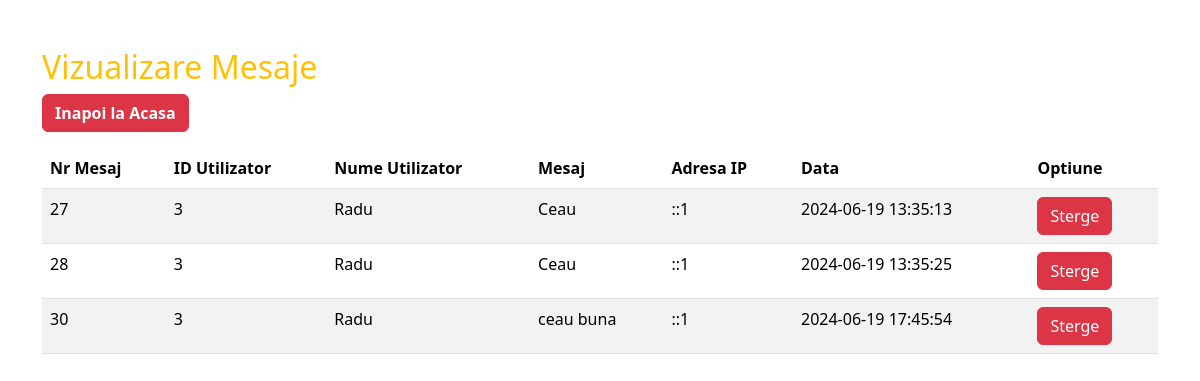
/Licenta2024/magazin_online/admin_area/view_messages_admin.php, run on the app's committed database.
### tables this page shows
CREATE TABLE `user_messages` (
  `id` int(11) NOT NULL,
  `user_id` int(11) NOT NULL,
  `username` varchar(255) NOT NULL,
  `message` text NOT NULL,
  `ip_address` varchar(255) NOT NULL,
  `timestamp` timestamp NOT NULL DEFAULT current_timestamp()
);

CREATE TABLE `user_table` (
  `user_id` int(11) NOT NULL,
  `username` varchar(100) NOT NULL,
  `user_email` varchar(100) NOT NULL,
  `user_password` varchar(255) NOT NULL,
  `user_image` varchar(255) NOT NULL,
  `user_ip` varchar(100) NOT NULL,
  `user_address` varchar(255) NOT NULL,
  `user_mobile` varchar(20) NOT NULL
);

### Licenta2024/magazin_online/admin_area/view_messages_admin.php (the view, shortened to what this page needs)
<?php
include('../functions/common_function.php');
function displayMessages() {
    global $con;
    $query = "SELECT um.id, um.user_id, ut.username, um.message, um.ip_address, um.timestamp FROM user_messages um
              INNER JOIN user_table ut ON um.user_id = ut.user_id";
    $result = mysqli_query($con, $query);
    if (mysqli_num_rows($result) > 0) {
        echo "<div class='table-responsive'>";
        echo "<table class='table table-striped'>";
        echo "<thead>";
        echo "<tr>";
        echo "<th>Nr Mesaj</th>";
        echo "<th>ID Utilizator</th>";
        echo "<th>Nume Utilizator</th>";
        echo "<th>Mesaj</th>";
        echo "<th>Adresa IP</th>";
        echo "<th>Data</th>";
        echo "<th>Optiune</th>";
        echo "</tr>";
        echo "</thead>";
        echo "<tbody>";
        while ($row = mysqli_fetch_assoc($result)) {
            echo "<tr>";
            echo "<td>{$row['id']}</td>";
            echo "<td>{$row['user_id']}</td>";
            echo "<td>{$row['username']}</td>";
            echo "<td>{$row['message']}</td>";
            echo "<td>{$row['ip_address']}</td>";
            echo "<td>{$row['timestamp']}</td>";
            echo "<td><a href='delete_message.php?id={$row['id']}' class='btn btn-danger'>Sterge</a></td>";
            echo "</tr>";
        }
        echo "</tbody>";
        echo "</table>";
        echo "</div>";
    } else {
        echo "<p class='text-danger fw-bold'>Nu exista Mesaje !</p>";
    }
}
?>
<!DOCTYPE html>
<html lang="en">
<head>
    <link rel="stylesheet" href="https://cdn.jsdelivr.net/npm/bootstrap@5.3.2/dist/css/bootstrap.min.css">
</head>
<body>
    <div class="container mt-5">
        <h2 class="text-warning">Vizualizare Mesaje</h2>
        <a href="index.php" class="btn btn-danger fw-bold mb-3">Inapoi la Acasa</a>
        <?php displayMessages(); ?>
    </div>
</body>
</html>

### data on the page
user_messages: id "27", user "3", user.username "Radu", message "Ceau", ip_address "::1", timestamp "2024-06-19 13:35:13"
user_messages: id "28", user "3", user.username "Radu", message "Ceau", ip_address "::1", timestamp "2024-06-19 13:35:25"
user_messages: id "30", user "3", user.username "Radu", message "ceau buna", ip_address "::1", timestamp "2024-06-19 17:45:54"
